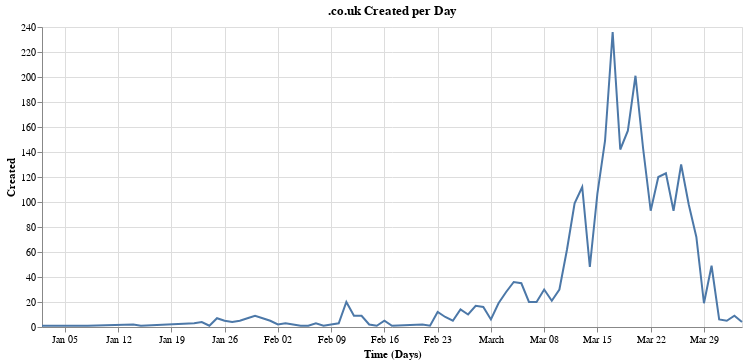

The notebook cell saved with this chart:
### Code cell
co_uk = df[df.tld == 'co.uk'].groupby('created').count()
alt.Chart(co_uk.reset_index(), width=700, title=".co.uk Created per Day").mark_line().encode(
    alt.X("created:T", title="Time (Days)"),
    alt.Y('domain:Q', title="Created")
)

### Figure 1 — Vega-Lite specification as saved in the notebook (floating-point values rounded to 4 significant figures)
{"config": {"view": {"continuousWidth": 400, "continuousHeight": 300}}, "data": {"name": "data-cedb7138dd61bf49c9ce1720f41e6b56"}, "mark": "line", "encoding": {"x": {"type": "temporal", "field": "created", "title": "Time (Days)"}, "y": {"type": "quantitative", "field": "domain", "title": "Created"}}, "title": ".co.uk Created per Day", "width": 700, "$schema": "https://vega.github.io/schema/vega-lite/v4.8.1.json", "datasets": {"data-cedb7138dd61bf49c9ce1720f41e6b56": [{"created": "2020-01-02T00:00:00", "domain": 1, "risk": 1, "tld": 1}, {"created": "2020-01-08T00:00:00", "domain": 1, "risk": 1, "tld": 1}, {"created": "2020-01-14T00:00:00", "domain": 2, "risk": 2, "tld": 2}, {"created": "2020-01-15T00:00:00", "domain": 1, "risk": 1, "tld": 1}, {"created": "2020-01-22T00:00:00", "domain": 3, "risk": 3, "tld": 3}, {"created": "2020-01-23T00:00:00", "domain": 4, "risk": 4, "tld": 4}, {"created": "2020-01-24T00:00:00", "domain": 1, "risk": 1, "tld": 1}, {"created": "2020-01-25T00:00:00", "domain": 7, "risk": 7, "tld": 7}, {"created": "2020-01-26T00:00:00", "domain": 5, "risk": 5, "tld": 5}, {"created": "2020-01-27T00:00:00", "domain": 4, "risk": 4, "tld": 4}, {"created": "2020-01-28T00:00:00", "domain": 5, "risk": 5, "tld": 5}, {"created": "2020-01-29T00:00:00", "domain": 7, "risk": 7, "tld": 7}, {"created": "2020-01-30T00:00:00", "domain": 9, "risk": 9, "tld": 9}, {"created": "2020-01-31T00:00:00", "domain": 7, "risk": 7, "tld": 7}, {"created": "2020-02-01T00:00:00", "domain": 5, "risk": 5, "tld": 5}, {"created": "2020-02-02T00:00:00", "domain": 2, "risk": 2, "tld": 2}, {"created": "2020-02-03T00:00:00", "domain": 3, "risk": 3, "tld": 3}, {"created": "2020-02-04T00:00:00", "domain": 2, "risk": 2, "tld": 2}, {"created": "2020-02-05T00:00:00", "domain": 1, "risk": 1, "tld": 1}, {"created": "2020-02-06T00:00:00", "domain": 1, "risk": 1, "tld": 1}, {"created": "2020-02-07T00:00:00", "domain": 3, "risk": 3, "tld": 3}, {"created": "2020-02-08T00:00:00", "domain": 1, "risk": 1, "tld": 1}, {"created": "2020-02-09T00:00:00", "domain": 2, "risk": 2, "tld": 2}, {"created": "2020-02-10T00:00:00", "domain": 3, "risk": 3, "tld": 3}, {"created": "2020-02-11T00:00:00", "domain": 20, "risk": 20, "tld": 20}, {"created": "2020-02-12T00:00:00", "domain": 9, "risk": 9, "tld": 9}, {"created": "2020-02-13T00:00:00", "domain": 9, "risk": 9, "tld": 9}, {"created": "2020-02-14T00:00:00", "domain": 2, "risk": 2, "tld": 2}, {"created": "2020-02-15T00:00:00", "domain": 1, "risk": 1, "tld": 1}, {"created": "2020-02-16T00:00:00", "domain": 5, "risk": 5, "tld": 5}, {"created": "2020-02-17T00:00:00", "domain": 1, "risk": 1, "tld": 1}, {"created": "2020-02-21T00:00:00", "domain": 2, "risk": 2, "tld": 2}, {"created": "2020-02-22T00:00:00", "domain": 1, "risk": 1, "tld": 1}, {"created": "2020-02-23T00:00:00", "domain": 12, "risk": 12, "tld": 12}, {"created": "2020-02-24T00:00:00", "domain": 8, "risk": 8, "tld": 8}, {"created": "2020-02-25T00:00:00", "domain": 5, "risk": 5, "tld": 5}, {"created": "2020-02-26T00:00:00", "domain": 14, "risk": 14, "tld": 14}, {"created": "2020-02-27T00:00:00", "domain": 10, "risk": 10, "tld": 10}, {"created": "2020-02-28T00:00:00", "domain": 17, "risk": 17, "tld": 17}, {"created": "2020-02-29T00:00:00", "domain": 16, "risk": 16, "tld": 16}, {"created": "2020-03-01T00:00:00", "domain": 6, "risk": 6, "tld": 6}, {"created": "2020-03-02T00:00:00", "domain": 19, "risk": 19, "tld": 19}, {"created": "2020-03-03T00:00:00", "domain": 28, "risk": 28, "tld": 28}, {"created": "2020-03-04T00:00:00", "domain": 36, "risk": 36, "tld": 36}, {"created": "2020-03-05T00:00:00", "domain": 35, "risk": 35, "tld": 35}, {"created": "2020-03-06T00:00:00", "domain": 20, "risk": 20, "tld": 20}, {"created": "2020-03-07T00:00:00", "domain": 20, "risk": 20, "tld": 20}, {"created": "2020-03-08T00:00:00", "domain": 30, "risk": 30, "tld": 30}, {"created": "2020-03-09T00:00:00", "domain": 21, "risk": 21, "tld": 21}, {"created": "2020-03-10T00:00:00", "domain": 30, "risk": 30, "tld": 30}, {"created": "2020-03-11T00:00:00", "domain": 62, "risk": 62, "tld": 62}, {"created": "2020-03-12T00:00:00", "domain": 99, "risk": 99, "tld": 99}, {"created": "2020-03-13T00:00:00", "domain": 112, "risk": 112, "tld": 112}, {"created": "2020-03-14T00:00:00", "domain": 48, "risk": 48, "tld": 48}, {"created": "2020-03-15T00:00:00", "domain": 107, "risk": 107, "tld": 107}, {"created": "2020-03-16T00:00:00", "domain": 149, "risk": 149, "tld": 149}, {"created": "2020-03-17T00:00:00", "domain": 236, "risk": 236, "tld": 236}, {"created": "2020-03-18T00:00:00", "domain": 142, "risk": 142, "tld": 142}, {"created": "2020-03-19T00:00:00", "domain": 157, "risk": 157, "tld": 157}, {"created": "2020-03-20T00:00:00", "domain": 201, "risk": 201, "tld": 201}, {"created": "2020-03-21T00:00:00", "domain": 143, "risk": 143, "tld": 143}, {"created": "2020-03-22T00:00:00", "domain": 93, "risk": 93, "tld": 93}, {"created": "2020-03-23T00:00:00", "domain": 120, "risk": 120, "tld": 120}, {"created": "2020-03-24T00:00:00", "domain": 123, "risk": 123, "tld": 123}, {"created": "2020-03-25T00:00:00", "domain": 93, "risk": 93, "tld": 93}, {"created": "2020-03-26T00:00:00", "domain": 130, "risk": 130, "tld": 130}, {"created": "2020-03-27T00:00:00", "domain": 98, "risk": 98, "tld": 98}, {"created": "2020-03-28T00:00:00", "domain": 72, "risk": 72, "tld": 72}, {"created": "2020-03-29T00:00:00", "domain": 19, "risk": 19, "tld": 19}, {"created": "2020-03-30T00:00:00", "domain": 49, "risk": 49, "tld": 49}, {"created": "2020-03-31T00:00:00", "domain": 6, "risk": 6, "tld": 6}, {"created": "2020-04-01T00:00:00", "domain": 5, "risk": 5, "tld": 5}, {"created": "2020-04-02T00:00:00", "domain": 9, "risk": 9, "tld": 9}, {"created": "2020-04-03T00:00:00", "domain": 4, "risk": 4, "tld": 4}]}}
